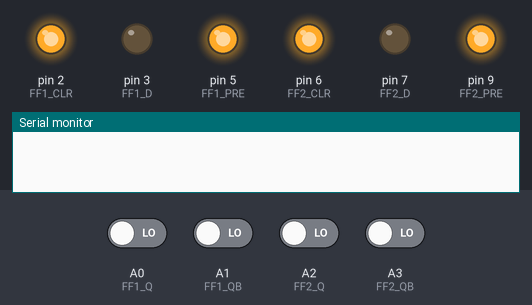
The sketch below on a simulated Arduino Nano, built with avr-gcc and run on an emulated ATmega328P. Shown: output pins drawn as LEDs (lit = HIGH), the last lines printed to the serial monitor. Inputs (shaded band) come from the test bench; at power-on: A0 (FF1_Q), A1 (FF1_QB), A2 (FF2_Q), A3 (FF2_QB) LOW. Pins used as bus, display or sensor lines are not drawn.

Above: at 0.1 s.
At 0.8 s:
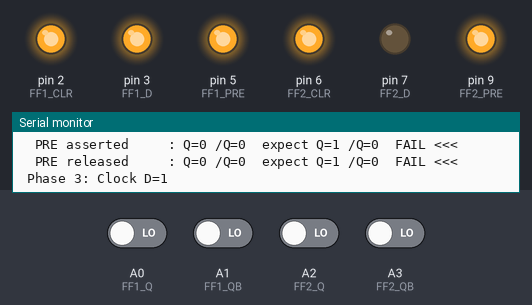
At 2.9 s:
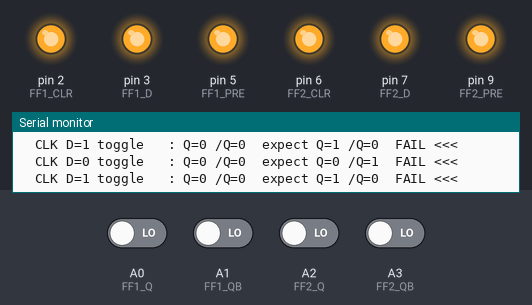
Timing chart, 0 to 4.4 s (numbered marks = the images above):
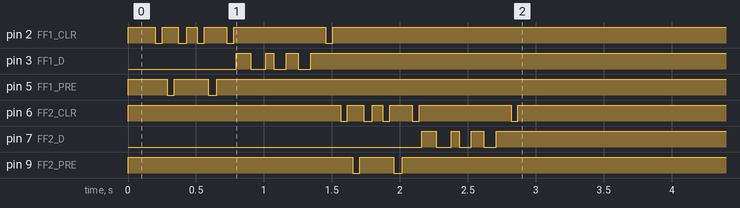

The sketch:

74LS74N_tester.ino
```cpp
// ============================================================
//  74LS74N Dual D-Type Edge-Triggered Flip-Flop Tester
//  Arduino Nano
//
//  Wiring: [chip pin] (signal name) Arduino pin
//
//  Flip-Flop 1:
//   D2  (1CLR) [1]   Active LOW clear
//   D3  (1D)   [2]   Data input
//   D4  (1CLK) [3]   Clock (rising edge triggered)
//   D5  (1PRE) [4]   Active LOW preset
//   A0  (1Q)   [5]   Output
//   A1  (1QB)  [6]   Inverted output
//
//  Flip-Flop 2:
//   D6  (2CLR) [13]  Active LOW clear
//   D7  (2D)   [12]  Data input
//   D8  (2CLK) [11]  Clock (rising edge triggered)
//   D9  (2PRE) [10]  Active LOW preset
//   A2  (2Q)   [9]   Output
//   A3  (2QB)  [8]   Inverted output
//
//   GND [7]  -> GND
//   VCC [14] -> 5V
//
//  NOTE: /PRE and /CLR are active LOW — held HIGH when inactive.
//        Q and /Q should always be complementary.
//        If they match each other the chip or connection is faulty.
// ============================================================

// --- Flip-flop 1 pin definitions ---
const int FF1_CLR  = 2;
const int FF1_D    = 3;
const int FF1_CLK  = 4;
const int FF1_PRE  = 5;
const int FF1_Q    = A0;
const int FF1_QB   = A1;

// --- Flip-flop 2 pin definitions ---
const int FF2_CLR  = 6;
const int FF2_D    = 7;
const int FF2_CLK  = 8;
const int FF2_PRE  = 9;
const int FF2_Q    = A2;
const int FF2_QB   = A3;

bool ffPass[2];

// ---------------------------------------------------------------
// Pulse the clock — D must already be stable before calling this.
// Wide pulses used to avoid any timing marginal conditions.
// ---------------------------------------------------------------
void pulseClock(int clkPin) {
  digitalWrite(clkPin, LOW);
  delay(20);                  // hold LOW
  digitalWrite(clkPin, HIGH); // rising edge — D captured here
  delay(20);                  // hold HIGH
  digitalWrite(clkPin, LOW);  // return LOW
  delay(20);                  // let output settle before caller reads
}

// ---------------------------------------------------------------
// Assert /CLR — Q goes LOW asynchronously
// ---------------------------------------------------------------
void assertClear(int clrPin) {
  digitalWrite(clrPin, LOW);
  delay(50);                  // wait for async output to settle
}

void releaseClear(int clrPin) {
  digitalWrite(clrPin, HIGH);
  delay(20);
}

// ---------------------------------------------------------------
// Assert /PRE — Q goes HIGH asynchronously
// ---------------------------------------------------------------
void assertPreset(int prePin) {
  digitalWrite(prePin, LOW);
  delay(50);
}

void releasePreset(int prePin) {
  digitalWrite(prePin, HIGH);
  delay(20);
}

// ---------------------------------------------------------------
// Put flip-flop into a known state (Q=LOW) before testing
// ---------------------------------------------------------------
void resetFF(int clrPin, int prePin, int clkPin) {
  releasePreset(prePin);
  assertClear(clrPin);
  releaseClear(clrPin);
  digitalWrite(clkPin, LOW);
  delay(20);
}

// ---------------------------------------------------------------
// Check Q and /Q, print result, return true if both correct
// ---------------------------------------------------------------
bool checkOutputs(int qPin, int qbPin, int expectedQ, const char* testName) {
  delay(10);                   // extra settle time before reading
  int actualQ  = digitalRead(qPin);
  int actualQB = digitalRead(qbPin);
  int expectedQB = !expectedQ;

  bool qOk  = (actualQ  == expectedQ);
  bool qbOk = (actualQB == expectedQB);
  bool ok   = qOk && qbOk;

  Serial.print(F("  "));
  Serial.print(testName);
  Serial.print(F(": Q="));
  Serial.print(actualQ);
  Serial.print(F(" /Q="));
  Serial.print(actualQB);
  Serial.print(F("  expect Q="));
  Serial.print(expectedQ);
  Serial.print(F(" /Q="));
  Serial.print(expectedQB);
  Serial.println(ok ? F("  PASS") : F("  FAIL <<<"));

  return ok;
}

// ---------------------------------------------------------------
// Test one flip-flop through all phases
// ---------------------------------------------------------------
bool testFF(int ffNum,
            int pinCLR, int pinD, int pinCLK, int pinPRE,
            int pinQ,   int pinQB) {

  Serial.print(F("\n--- Flip-Flop "));
  Serial.print(ffNum);
  Serial.println(F(" ---"));

  bool allOk = true;

  // Put into known state before any test
  resetFF(pinCLR, pinPRE, pinCLK);

  // ---- Phase 1: Async Clear (/CLR LOW forces Q=0) ----
  Serial.println(F(" Phase 1: Async Clear"));
  // First preset so we know Q is HIGH coming in, making the
  // clear result unambiguous
  assertPreset(pinPRE);
  releasePreset(pinPRE);
  allOk &= checkOutputs(pinQ, pinQB, 1, "Before CLR (preset)");
  assertClear(pinCLR);
  allOk &= checkOutputs(pinQ, pinQB, 0, "CLR asserted     ");
  releaseClear(pinCLR);
  allOk &= checkOutputs(pinQ, pinQB, 0, "CLR released     ");

  // ---- Phase 2: Async Preset (/PRE LOW forces Q=1) ----
  Serial.println(F(" Phase 2: Async Preset"));
  // Clear first so Q is LOW coming in
  assertClear(pinCLR);
  releaseClear(pinCLR);
  allOk &= checkOutputs(pinQ, pinQB, 0, "Before PRE (clear)");
  assertPreset(pinPRE);
  allOk &= checkOutputs(pinQ, pinQB, 1, "PRE asserted     ");
  releasePreset(pinPRE);
  allOk &= checkOutputs(pinQ, pinQB, 1, "PRE released     ");

  // ---- Phase 3: Clock in D=1 ----
  Serial.println(F(" Phase 3: Clock D=1"));
  // Clear to known Q=0 state first
  assertClear(pinCLR);
  releaseClear(pinCLR);
  digitalWrite(pinD, HIGH);
  delay(20);                    // D stable before clock edge
  pulseClock(pinCLK);
  allOk &= checkOutputs(pinQ, pinQB, 1, "After CLK D=1    ");

  // ---- Phase 4: Clock in D=0 ----
  Serial.println(F(" Phase 4: Clock D=0"));
  digitalWrite(pinD, LOW);
  delay(20);
  pulseClock(pinCLK);
  allOk &= checkOutputs(pinQ, pinQB, 0, "After CLK D=0    ");

  // ---- Phase 5: Hold — Q must not change without a clock ----
  Serial.println(F(" Phase 5: Hold (no clock)"));
  // Q is currently 0; set D=1 but don't clock — Q must stay 0
  digitalWrite(pinD, HIGH);
  delay(50);
  allOk &= checkOutputs(pinQ, pinQB, 0, "D=1 no CLK (hold)");
  // Set D=0 but don't clock — Q must still stay 0
  digitalWrite(pinD, LOW);
  delay(50);
  allOk &= checkOutputs(pinQ, pinQB, 0, "D=0 no CLK (hold)");

  // ---- Phase 6: Toggle D=1 then D=0 via clock ----
  Serial.println(F(" Phase 6: Toggle via clock"));
  digitalWrite(pinD, HIGH);
  delay(20);
  pulseClock(pinCLK);
  allOk &= checkOutputs(pinQ, pinQB, 1, "CLK D=1 toggle   ");
  digitalWrite(pinD, LOW);
  delay(20);
  pulseClock(pinCLK);
  allOk &= checkOutputs(pinQ, pinQB, 0, "CLK D=0 toggle   ");
  digitalWrite(pinD, HIGH);
  delay(20);
  pulseClock(pinCLK);
  allOk &= checkOutputs(pinQ, pinQB, 1, "CLK D=1 toggle   ");

  // Leave in safe state
  resetFF(pinCLR, pinPRE, pinCLK);

  return allOk;
}

// ---------------------------------------------------------------
// setup
// ---------------------------------------------------------------
void setup() {
  Serial.begin(9600);
  while (!Serial) {}

  // FF1 pins — set safe states before pinMode to avoid glitches
  digitalWrite(FF1_CLR, HIGH);  // inactive
  digitalWrite(FF1_PRE, HIGH);  // inactive
  digitalWrite(FF1_D,   LOW);
  digitalWrite(FF1_CLK, LOW);
  pinMode(FF1_CLR, OUTPUT);
  pinMode(FF1_D,   OUTPUT);
  pinMode(FF1_CLK, OUTPUT);
  pinMode(FF1_PRE, OUTPUT);
  pinMode(FF1_Q,   INPUT);
  pinMode(FF1_QB,  INPUT);

  // FF2 pins
  digitalWrite(FF2_CLR, HIGH);
  digitalWrite(FF2_PRE, HIGH);
  digitalWrite(FF2_D,   LOW);
  digitalWrite(FF2_CLK, LOW);
  pinMode(FF2_CLR, OUTPUT);
  pinMode(FF2_D,   OUTPUT);
  pinMode(FF2_CLK, OUTPUT);
  pinMode(FF2_PRE, OUTPUT);
  pinMode(FF2_Q,   INPUT);
  pinMode(FF2_QB,  INPUT);

  delay(100);  // let power rails stabilise

  Serial.println(F("\n========================================"));
  Serial.println(F("  74LS74N Dual D Flip-Flop Tester"));
  Serial.println(F("========================================"));

  ffPass[0] = testFF(1, FF1_CLR, FF1_D, FF1_CLK, FF1_PRE, FF1_Q, FF1_QB);
  ffPass[1] = testFF(2, FF2_CLR, FF2_D, FF2_CLK, FF2_PRE, FF2_Q, FF2_QB);

  Serial.println(F("\n========== SUMMARY =========="));
  bool chipOk = true;
  for (int f = 0; f < 2; f++) {
    Serial.print(F("Flip-Flop "));
    Serial.print(f + 1);
    Serial.print(F(": "));
    if (ffPass[f]) {
      Serial.println(F("PASS"));
    } else {
      Serial.println(F("FAIL"));
      chipOk = false;
    }
  }
  Serial.println(F("-----------------------------"));
  Serial.println(chipOk ? F("Chip: GOOD") : F("Chip: FAULTY"));
  Serial.println(F("============================="));
  Serial.println(F("\nPress reset to test again."));
}

// ---------------------------------------------------------------
// loop
// ---------------------------------------------------------------
void loop() {}
```
